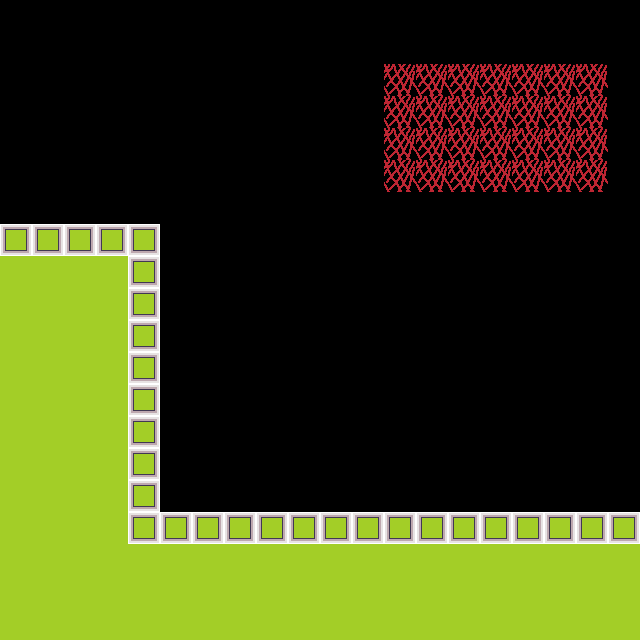

A level layout from a 2D game, rendered from its tile map. Below: a short description, then the map file with its tile-grid data intact:
An orthogonal 20x20 tile map with 32x32 px tiles, 1 tile layer (Tile Layer 1).

<map version="1.0" orientation="orthogonal" renderorder="left-down" width="20" height="20" tilewidth="32" tileheight="32" nextobjectid="1">
 <properties>
  <property name="MaxY" value="6" />
  <property name="RightExitMaxY" value="15" />
 </properties>
 <tileset firstgid="1" name="Tileset" tilewidth="32" tileheight="32">
  <image source="../TiledTileset.png" trans="ff00ff" width="320" height="160" />
 </tileset>
 <layer name="Tile Layer 1" width="20" height="20">
  <data encoding="csv">
0,0,0,0,0,0,0,0,0,0,0,0,0,0,0,0,0,0,0,0,
0,0,0,0,0,0,0,0,0,0,0,0,0,0,0,0,0,0,0,0,
0,0,0,0,0,0,0,0,0,0,0,0,31,31,31,31,31,31,31,0,
0,0,0,0,0,0,0,0,0,0,0,0,31,31,31,31,31,31,31,0,
0,0,0,0,0,0,0,0,0,0,0,0,31,31,31,31,31,31,31,0,
0,0,0,0,0,0,0,0,0,0,0,0,31,31,31,31,31,31,31,0,
0,0,0,0,0,0,0,0,0,0,0,0,0,0,0,0,0,0,0,0,
12,12,12,12,12,0,0,0,0,0,0,0,0,0,0,0,0,0,0,0,
11,11,11,11,12,0,0,0,0,0,0,0,0,0,0,0,0,0,0,0,
11,11,11,11,12,0,0,0,0,0,0,0,0,0,0,0,0,0,0,0,
11,11,11,11,12,0,0,0,0,0,0,0,0,0,0,0,0,0,0,0,
11,11,11,11,12,0,0,0,0,0,0,0,0,0,0,0,0,0,0,0,
11,11,11,11,12,0,0,0,0,0,0,0,0,0,0,0,0,0,0,0,
11,11,11,11,12,0,0,0,0,0,0,0,0,0,0,0,0,0,0,0,
11,11,11,11,12,0,0,0,0,0,0,0,0,0,0,0,0,0,0,0,
11,11,11,11,12,0,0,0,0,0,0,0,0,0,0,0,0,0,0,0,
11,11,11,11,12,12,12,12,12,12,12,12,12,12,12,12,12,12,12,12,
11,11,11,11,11,11,11,11,11,11,11,11,11,11,11,11,11,11,11,11,
11,11,11,11,11,11,11,11,11,11,11,11,11,11,11,11,11,11,11,11,
11,11,11,11,11,11,11,11,11,11,11,11,11,11,11,11,11,11,11,11
</data>
 </layer>
</map>
